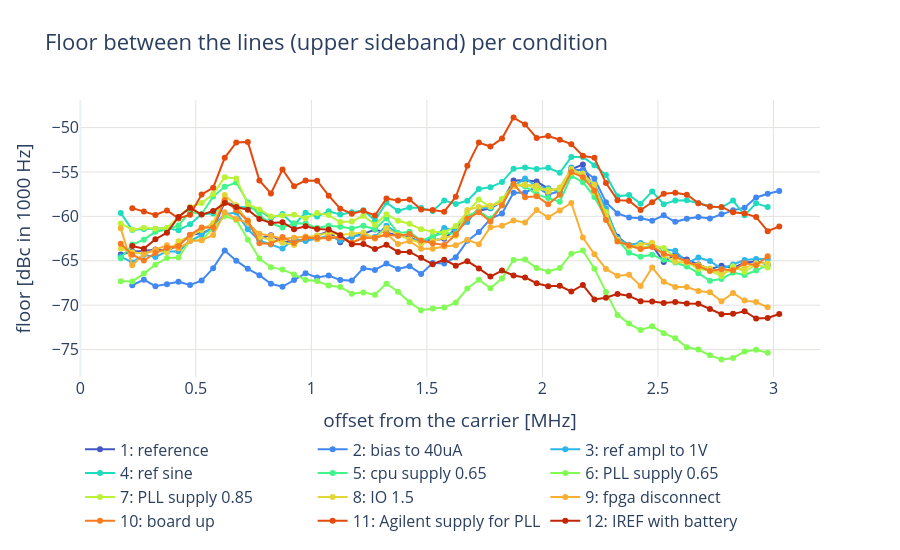

Notebook source saved alongside this figure:
### Code cell
# The floor between the lines (lower FLOOR_QUANTILE per FLOOR_BIN bin) of the upper sideband, all conditions in one
# plot: does the hump move, grow or shrink?
fig = go.Figure()
for n in conditions.index:
    c = caps[(caps["condition"] == n) & (caps["step"] == "wide") & (caps["sideband"] == 1)].iloc[0]
    t = traces[(traces["condition"] == n) & (traces["step"] == "wide") & (traces["sideband"] == 1)]
    offset = t["freq"].to_numpy() - c["f_carrier"]
    level = t["level_dbm"].to_numpy() - c["carrier_dbm"]
    bins = np.floor(offset / FLOOR_BIN)
    centers = [(b + 0.5) * FLOOR_BIN / 1e6 for b in np.unique(bins)]
    floors = [np.percentile(level[bins == b], 100 * FLOOR_QUANTILE) for b in np.unique(bins)]
    fig.add_scatter(x=centers, y=floors, mode="lines+markers", name=cond_name(n), line=dict(color=cond_color(n)),
                    hovertemplate="%{x:.3f} MHz: %{y:.1f} dBc<extra>" + cond_name(n) + "</extra>")
fig.update_layout(title="Floor between the lines (upper sideband) per condition", height=550,
                  legend=dict(orientation="h", y=-0.2))
fig.update_xaxes(title="offset from the carrier [MHz]", gridcolor=GRID)
fig.update_yaxes(title=f"floor [dBc in {caps.loc[caps['step'] == 'wide', 'rbw'].iloc[0]:g} Hz]", gridcolor=GRID)
save(fig, "floor_per_condition")
